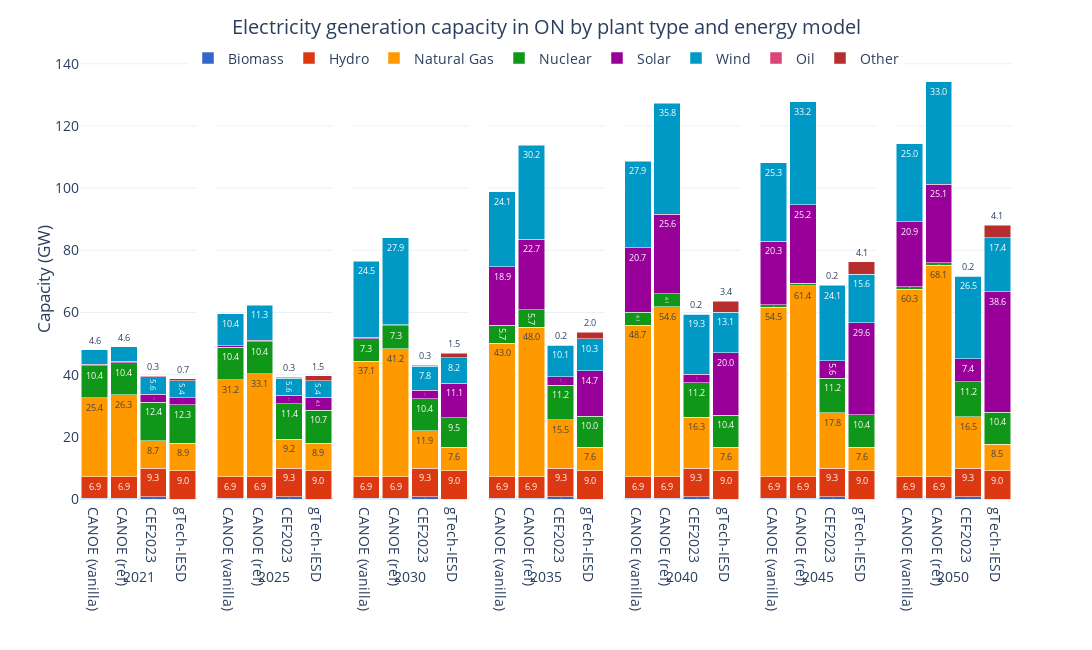

Notebook source saved alongside this figure:
### Code cell
bau23_cap['Capacity (GW)'] = bau23_cap['Capacity (MW)'] / 1E3
bau23_fig = bau23_cap[['Period', 'Plant Type', 'Capacity (GW)']].copy()
bau23_fig['Plant Type'] = bau23_fig['Plant Type'].replace({'Hydro / Wave / Tidal': 'Hydro', 'Biomass / Geothermal': 'Biomass', 'Uranium': 'Nuclear'})
ref_fig = ref_elccap[ref_elccap['Plant Type'] != 'Other'].groupby(['Period', 'Plant Type'], as_index=False).sum('Capacity (GW)')
vanilla_fig = vanilla_elccap[vanilla_elccap['Plant Type'] != 'Other'].groupby(['Period', 'Plant Type'], as_index=False).sum('Capacity (GW)')
gtech23_ref_cap['Capacity (GW)'] = gtech23_ref_cap['Capacity (MW)'] / 1E3
gtech23_fig = gtech23_ref_cap.copy()
gtech23_fig['Period'] = gtech23_fig['Period'].astype(str)

gtech23_fig['Source'] = 'gTech-IESD'
bau23_fig['Source'] = 'CEF2023'
ref_fig['Source'] = 'CANOE (ref)'
vanilla_fig['Source'] = 'CANOE (vanilla)'

fig_df = pd.concat([vanilla_fig[['Period', 'Plant Type', 'Capacity (GW)', 'Source']], ref_fig[['Period', 'Plant Type', 'Capacity (GW)', 'Source']], bau23_fig[['Period', 'Plant Type', 'Capacity (GW)', 'Source']], gtech23_fig[['Period', 'Plant Type', 'Capacity (GW)', 'Source']]])

fig = px.bar(fig_df, 
             x='Source', 
             y='Capacity (GW)', 
             color='Plant Type', 
             barmode='stack', 
             facet_col='Period',
             facet_col_spacing=2E-2,
             template='plotly_white',
             color_discrete_sequence=px.colors.qualitative.G10[:7] + px.colors.qualitative.G10[8:],
             text_auto='.1f',
             width=1200, height=650,
             )

fig.update_layout(title=dict(
        text='Electricity generation capacity in ON by plant type and energy model',
        x=0.5, 
        y=0.97,
        xanchor='center',
        yanchor='top'
    ),
    xaxis=dict(title='Period'),
    yaxis=dict(title='Capacity (GW)',
               dtick=20),
    yaxis_title_standoff=0,
    legend_title_text='',
    bargap=0.1,
    legend=dict(
        orientation='h',  
        yanchor='top',
        y=1.04,  
        xanchor='center',
        x=0.5),
    font=dict(
        # family="Open Sans",
        size=14)
    )

for annotation in fig.layout.annotations:
    annotation.text = annotation.text.split('=')[1]
    annotation.y = -0.15  
    annotation.yanchor = 'top' 

for axis in fig.layout:
    if axis.startswith('yaxis'):
        fig.layout[axis].dtick = 20

for axis in fig.layout:
    if axis.startswith('xaxis'):
        fig.layout[axis].title.text = ''

fig.for_each_trace(lambda trace: trace.update(textfont=dict(size=9)))

fig.show()

### Figure 1 — Plotly figure (JSON) as saved in the notebook; plotly's stock layout.template omitted (floating-point values rounded to 4 significant figures)
{"data": [{"alignmentgroup": "True", "hovertemplate": "Plant Type=Biomass<br>Period=2021<br>Source=%{x}<br>Capacity (GW)=%{y}<extra></extra>", "legendgroup": "Biomass", "marker": {"color": "#3366CC", "pattern": {"shape": ""}}, "name": "Biomass", "offsetgroup": "Biomass", "orientation": "v", "showlegend": true, "textfont": {"size": 9}, "textposition": "auto", "texttemplate": "%{y:.1f}", "type": "bar", "x": ["CANOE (vanilla)", "CANOE (ref)", "CEF2023"], "xaxis": "x", "y": [0.298, 0.298, 0.6986], "yaxis": "y"}, {"alignmentgroup": "True", "hovertemplate": "Plant Type=Biomass<br>Period=2025<br>Source=%{x}<br>Capacity (GW)=%{y}<extra></extra>", "legendgroup": "Biomass", "marker": {"color": "#3366CC", "pattern": {"shape": ""}}, "name": "Biomass", "offsetgroup": "Biomass", "orientation": "v", "showlegend": false, "textfont": {"size": 9}, "textposition": "auto", "texttemplate": "%{y:.1f}", "type": "bar", "x": ["CANOE (vanilla)", "CANOE (ref)", "CEF2023"], "xaxis": "x2", "y": [0.298, 0.298, 0.6986], "yaxis": "y2"}, {"alignmentgroup": "True", "hovertemplate": "Plant Type=Biomass<br>Period=2030<br>Source=%{x}<br>Capacity (GW)=%{y}<extra></extra>", "legendgroup": "Biomass", "marker": {"color": "#3366CC", "pattern": {"shape": ""}}, "name": "Biomass", "offsetgroup": "Biomass", "orientation": "v", "showlegend": false, "textfont": {"size": 9}, "textposition": "auto", "texttemplate": "%{y:.1f}", "type": "bar", "x": ["CANOE (vanilla)", "CANOE (ref)", "CEF2023"], "xaxis": "x3", "y": [0.298, 0.298, 0.6986], "yaxis": "y3"}, {"alignmentgroup": "True", "hovertemplate": "Plant Type=Biomass<br>Period=2035<br>Source=%{x}<br>Capacity (GW)=%{y}<extra></extra>", "legendgroup": "Biomass", "marker": {"color": "#3366CC", "pattern": {"shape": ""}}, "name": "Biomass", "offsetgroup": "Biomass", "orientation": "v", "showlegend": false, "textfont": {"size": 9}, "textposition": "auto", "texttemplate": "%{y:.1f}", "type": "bar", "x": ["CANOE (vanilla)", "CANOE (ref)", "CEF2023"], "xaxis": "x4", "y": [0.298, 0.298, 0.6986], "yaxis": "y4"}, {"alignmentgroup": "True", "hovertemplate": "Plant Type=Biomass<br>Period=2040<br>Source=%{x}<br>Capacity (GW)=%{y}<extra></extra>", "legendgroup": "Biomass", "marker": {"color": "#3366CC", "pattern": {"shape": ""}}, "name": "Biomass", "offsetgroup": "Biomass", "orientation": "v", "showlegend": false, "textfont": {"size": 9}, "textposition": "auto", "texttemplate": "%{y:.1f}", "type": "bar", "x": ["CANOE (vanilla)", "CANOE (ref)", "CEF2023"], "xaxis": "x5", "y": [0.298, 0.298, 0.6986], "yaxis": "y5"}, {"alignmentgroup": "True", "hovertemplate": "Plant Type=Biomass<br>Period=2045<br>Source=%{x}<br>Capacity (GW)=%{y}<extra></extra>", "legendgroup": "Biomass", "marker": {"color": "#3366CC", "pattern": {"shape": ""}}, "name": "Biomass", "offsetgroup": "Biomass", "orientation": "v", "showlegend": false, "textfont": {"size": 9}, "textposition": "auto", "texttemplate": "%{y:.1f}", "type": "bar", "x": ["CANOE (vanilla)", "CANOE (ref)", "CEF2023"], "xaxis": "x6", "y": [0.26, 0.26, 0.6986], "yaxis": "y6"}, {"alignmentgroup": "True", "hovertemplate": "Plant Type=Biomass<br>Period=2050<br>Source=%{x}<br>Capacity (GW)=%{y}<extra></extra>", "legendgroup": "Biomass", "marker": {"color": "#3366CC", "pattern": {"shape": ""}}, "name": "Biomass", "offsetgroup": "Biomass", "orientation": "v", "showlegend": false, "textfont": {"size": 9}, "textposition": "auto", "texttemplate": "%{y:.1f}", "type": "bar", "x": ["CANOE (vanilla)", "CANOE (ref)", "CEF2023"], "xaxis": "x7", "y": [0.26, 0.26, 0.6986], "yaxis": "y7"}, {"alignmentgroup": "True", "hovertemplate": "Plant Type=Hydro<br>Period=2021<br>Source=%{x}<br>Capacity (GW)=%{y}<extra></extra>", "legendgroup": "Hydro", "marker": {"color": "#DC3912", "pattern": {"shape": ""}}, "name": "Hydro", "offsetgroup": "Hydro", "orientation": "v", "showlegend": true, "textfont": {"size": 9}, "textposition": "auto", "texttemplate": "%{y:.1f}", "type": "bar", "x": ["CANOE (vanilla)", "CANOE (ref)", "CEF2023", "gTech-IESD"], "xaxis": "x", "y": [6.883, 6.883, 9.264, 9.023], "yaxis": "y"}, {"alignmentgroup": "True", "hovertemplate": "Plant Type=Hydro<br>Period=2025<br>Source=%{x}<br>Capacity (GW)=%{y}<extra></extra>", "legendgroup": "Hydro", "marker": {"color": "#DC3912", "pattern": {"shape": ""}}, "name": "Hydro", "offsetgroup": "Hydro", "orientation": "v", "showlegend": false, "textfont": {"size": 9}, "textposition": "auto", "texttemplate": "%{y:.1f}", "type": "bar", "x": ["CANOE (vanilla)", "CANOE (ref)", "CEF2023", "gTech-IESD"], "xaxis": "x2", "y": [6.883, 6.883, 9.264, 9.023], "yaxis": "y2"}, {"alignmentgroup": "True", "hovertemplate": "Plant Type=Hydro<br>Period=2030<br>Source=%{x}<br>Capacity (GW)=%{y}<extra></extra>", "legendgroup": "Hydro", "marker": {"color": "#DC3912", "pattern": {"shape": ""}}, "name": "Hydro", "offsetgroup": "Hydro", "orientation": "v", "showlegend": false, "textfont": {"size": 9}, "textposition": "auto", "texttemplate": "%{y:.1f}", "type": "bar", "x": ["CANOE (vanilla)", "CANOE (ref)", "CEF2023", "gTech-IESD"], "xaxis": "x3", "y": [6.883, 6.883, 9.264, 9.023], "yaxis": "y3"}, {"alignmentgroup": "True", "hovertemplate": "Plant Type=Hydro<br>Period=2035<br>Source=%{x}<br>Capacity (GW)=%{y}<extra></extra>", "legendgroup": "Hydro", "marker": {"color": "#DC3912", "pattern": {"shape": ""}}, "name": "Hydro", "offsetgroup": "Hydro", "orientation": "v", "showlegend": false, "textfont": {"size": 9}, "textposition": "auto", "texttemplate": "%{y:.1f}", "type": "bar", "x": ["CANOE (vanilla)", "CANOE (ref)", "CEF2023", "gTech-IESD"], "xaxis": "x4", "y": [6.883, 6.883, 9.264, 9.023], "yaxis": "y4"}, {"alignmentgroup": "True", "hovertemplate": "Plant Type=Hydro<br>Period=2040<br>Source=%{x}<br>Capacity (GW)=%{y}<extra></extra>", "legendgroup": "Hydro", "marker": {"color": "#DC3912", "pattern": {"shape": ""}}, "name": "Hydro", "offsetgroup": "Hydro", "orientation": "v", "showlegend": false, "textfont": {"size": 9}, "textposition": "auto", "texttemplate": "%{y:.1f}", "type": "bar", "x": ["CANOE (vanilla)", "CANOE (ref)", "CEF2023", "gTech-IESD"], "xaxis": "x5", "y": [6.883, 6.883, 9.264, 9.023], "yaxis": "y5"}, {"alignmentgroup": "True", "hovertemplate": "Plant Type=Hydro<br>Period=2045<br>Source=%{x}<br>Capacity (GW)=%{y}<extra></extra>", "legendgroup": "Hydro", "marker": {"color": "#DC3912", "pattern": {"shape": ""}}, "name": "Hydro", "offsetgroup": "Hydro", "orientation": "v", "showlegend": false, "textfont": {"size": 9}, "textposition": "auto", "texttemplate": "%{y:.1f}", "type": "bar", "x": ["CANOE (vanilla)", "CANOE (ref)", "CEF2023", "gTech-IESD"], "xaxis": "x6", "y": [6.883, 6.883, 9.264, 9.023], "yaxis": "y6"}, {"alignmentgroup": "True", "hovertemplate": "Plant Type=Hydro<br>Period=2050<br>Source=%{x}<br>Capacity (GW)=%{y}<extra></extra>", "legendgroup": "Hydro", "marker": {"color": "#DC3912", "pattern": {"shape": ""}}, "name": "Hydro", "offsetgroup": "Hydro", "orientation": "v", "showlegend": false, "textfont": {"size": 9}, "textposition": "auto", "texttemplate": "%{y:.1f}", "type": "bar", "x": ["CANOE (vanilla)", "CANOE (ref)", "CEF2023", "gTech-IESD"], "xaxis": "x7", "y": [6.883, 6.883, 9.264, 9.023], "yaxis": "y7"}, {"alignmentgroup": "True", "hovertemplate": "Plant Type=Natural Gas<br>Period=2021<br>Source=%{x}<br>Capacity (GW)=%{y}<extra></extra>", "legendgroup": "Natural Gas", "marker": {"color": "#FF9900", "pattern": {"shape": ""}}, "name": "Natural Gas", "offsetgroup": "Natural Gas", "orientation": "v", "showlegend": true, "textfont": {"size": 9}, "textposition": "auto", "texttemplate": "%{y:.1f}", "type": "bar", "x": ["CANOE (vanilla)", "CANOE (ref)", "CEF2023", "gTech-IESD"], "xaxis": "x", "y": [25.36, 26.31, 8.731, 8.881], "yaxis": "y"}, {"alignmentgroup": "True", "hovertemplate": "Plant Type=Natural Gas<br>Period=2025<br>Source=%{x}<br>Capacity (GW)=%{y}<extra></extra>", "legendgroup": "Natural Gas", "marker": {"color": "#FF9900", "pattern": {"shape": ""}}, "name": "Natural Gas", "offsetgroup": "Natural Gas", "orientation": "v", "showlegend": false, "textfont": {"size": 9}, "textposition": "auto", "texttemplate": "%{y:.1f}", "type": "bar", "x": ["CANOE (vanilla)", "CANOE (ref)", "CEF2023", "gTech-IESD"], "xaxis": "x2", "y": [31.24, 33.1, 9.242, 8.881], "yaxis": "y2"}, {"alignmentgroup": "True", "hovertemplate": "Plant Type=Natural Gas<br>Period=2030<br>Source=%{x}<br>Capacity (GW)=%{y}<extra></extra>", "legendgroup": "Natural Gas", "marker": {"color": "#FF9900", "pattern": {"shape": ""}}, "name": "Natural Gas", "offsetgroup": "Natural Gas", "orientation": "v", "showlegend": false, "textfont": {"size": 9}, "textposition": "auto", "texttemplate": "%{y:.1f}", "type": "bar", "x": ["CANOE (vanilla)", "CANOE (ref)", "CEF2023", "gTech-IESD"], "xaxis": "x3", "y": [37.11, 41.2, 11.93, 7.562], "yaxis": "y3"}, {"alignmentgroup": "True", "hovertemplate": "Plant Type=Natural Gas<br>Period=2035<br>Source=%{x}<br>Capacity (GW)=%{y}<extra></extra>", "legendgroup": "Natural Gas", "marker": {"color": "#FF9900", "pattern": {"shape": ""}}, "name": "Natural Gas", "offsetgroup": "Natural Gas", "orientation": "v", "showlegend": false, "textfont": {"size": 9}, "textposition": "auto", "texttemplate": "%{y:.1f}", "type": "bar", "x": ["CANOE (vanilla)", "CANOE (ref)", "CEF2023", "gTech-IESD"], "xaxis": "x4", "y": [42.98, 47.99, 15.51, 7.562], "yaxis": "y4"}, {"alignmentgroup": "True", "hovertemplate": "Plant Type=Natural Gas<br>Period=2040<br>Source=%{x}<br>Capacity (GW)=%{y}<extra></extra>", "legendgroup": "Natural Gas", "marker": {"color": "#FF9900", "pattern": {"shape": ""}}, "name": "Natural Gas", "offsetgroup": "Natural Gas", "orientation": "v", "showlegend": false, "textfont": {"size": 9}, "textposition": "auto", "texttemplate": "%{y:.1f}", "type": "bar", "x": ["CANOE (vanilla)", "CANOE (ref)", "CEF2023", "gTech-IESD"], "xaxis": "x5", "y": [48.71, 54.64, 16.26, 7.562], "yaxis": "y5"}, {"alignmentgroup": "True", "hovertemplate": "Plant Type=Natural Gas<br>Period=2045<br>Source=%{x}<br>Capacity (GW)=%{y}<extra></extra>", "legendgroup": "Natural Gas", "marker": {"color": "#FF9900", "pattern": {"shape": ""}}, "name": "Natural Gas", "offsetgroup": "Natural Gas", "orientation": "v", "showlegend": false, "textfont": {"size": 9}, "textposition": "auto", "texttemplate": "%{y:.1f}", "type": "bar", "x": ["CANOE (vanilla)", "CANOE (ref)", "CEF2023", "gTech-IESD"], "xaxis": "x6", "y": [54.53, 61.38, 17.75, 7.619], "yaxis": "y6"}, {"alignmentgroup": "True", "hovertemplate": "Plant Type=Natural Gas<br>Period=2050<br>Source=%{x}<br>Capacity (GW)=%{y}<extra></extra>", "legendgroup": "Natural Gas", "marker": {"color": "#FF9900", "pattern": {"shape": ""}}, "name": "Natural Gas", "offsetgroup": "Natural Gas", "orientation": "v", "showlegend": false, "textfont": {"size": 9}, "textposition": "auto", "texttemplate": "%{y:.1f}", "type": "bar", "x": ["CANOE (vanilla)", "CANOE (ref)", "CEF2023", "gTech-IESD"], "xaxis": "x7", "y": [60.28, 68.05, 16.5, 8.526], "yaxis": "y7"}, {"alignmentgroup": "True", "hovertemplate": "Plant Type=Nuclear<br>Period=2021<br>Source=%{x}<br>Capacity (GW)=%{y}<extra></extra>", "legendgroup": "Nuclear", "marker": {"color": "#109618", "pattern": {"shape": ""}}, "name": "Nuclear", "offsetgroup": "Nuclear", "orientation": "v", "showlegend": true, "textfont": {"size": 9}, "textposition": "auto", "texttemplate": "%{y:.1f}", "type": "bar", "x": ["CANOE (vanilla)", "CANOE (ref)", "CEF2023", "gTech-IESD"], "xaxis": "x", "y": [10.38, 10.38, 12.38, 12.34], "yaxis": "y"}, {"alignmentgroup": "True", "hovertemplate": "Plant Type=Nuclear<br>Period=2025<br>Source=%{x}<br>Capacity (GW)=%{y}<extra></extra>", "legendgroup": "Nuclear", "marker": {"color": "#109618", "pattern": {"shape": ""}}, "name": "Nuclear", "offsetgroup": "Nuclear", "orientation": "v", "showlegend": false, "textfont": {"size": 9}, "textposition": "auto", "texttemplate": "%{y:.1f}", "type": "bar", "x": ["CANOE (vanilla)", "CANOE (ref)", "CEF2023", "gTech-IESD"], "xaxis": "x2", "y": [10.38, 10.38, 11.45, 10.68], "yaxis": "y2"}, {"alignmentgroup": "True", "hovertemplate": "Plant Type=Nuclear<br>Period=2030<br>Source=%{x}<br>Capacity (GW)=%{y}<extra></extra>", "legendgroup": "Nuclear", "marker": {"color": "#109618", "pattern": {"shape": ""}}, "name": "Nuclear", "offsetgroup": "Nuclear", "orientation": "v", "showlegend": false, "textfont": {"size": 9}, "textposition": "auto", "texttemplate": "%{y:.1f}", "type": "bar", "x": ["CANOE (vanilla)", "CANOE (ref)", "CEF2023", "gTech-IESD"], "xaxis": "x3", "y": [7.275, 7.275, 10.36, 9.542], "yaxis": "y3"}, {"alignmentgroup": "True", "hovertemplate": "Plant Type=Nuclear<br>Period=2035<br>Source=%{x}<br>Capacity (GW)=%{y}<extra></extra>", "legendgroup": "Nuclear", "marker": {"color": "#109618", "pattern": {"shape": ""}}, "name": "Nuclear", "offsetgroup": "Nuclear", "orientation": "v", "showlegend": false, "textfont": {"size": 9}, "textposition": "auto", "texttemplate": "%{y:.1f}", "type": "bar", "x": ["CANOE (vanilla)", "CANOE (ref)", "CEF2023", "gTech-IESD"], "xaxis": "x4", "y": [5.717, 5.717, 11.2, 9.971], "yaxis": "y4"}, {"alignmentgroup": "True", "hovertemplate": "Plant Type=Nuclear<br>Period=2040<br>Source=%{x}<br>Capacity (GW)=%{y}<extra></extra>", "legendgroup": "Nuclear", "marker": {"color": "#109618", "pattern": {"shape": ""}}, "name": "Nuclear", "offsetgroup": "Nuclear", "orientation": "v", "showlegend": false, "textfont": {"size": 9}, "textposition": "auto", "texttemplate": "%{y:.1f}", "type": "bar", "x": ["CANOE (vanilla)", "CANOE (ref)", "CEF2023", "gTech-IESD"], "xaxis": "x5", "y": [4.149, 4.149, 11.2, 10.4], "yaxis": "y5"}, {"alignmentgroup": "True", "hovertemplate": "Plant Type=Nuclear<br>Period=2045<br>Source=%{x}<br>Capacity (GW)=%{y}<extra></extra>", "legendgroup": "Nuclear", "marker": {"color": "#109618", "pattern": {"shape": ""}}, "name": "Nuclear", "offsetgroup": "Nuclear", "orientation": "v", "showlegend": false, "textfont": {"size": 9}, "textposition": "auto", "texttemplate": "%{y:.1f}", "type": "bar", "x": ["CANOE (vanilla)", "CANOE (ref)", "CEF2023", "gTech-IESD"], "xaxis": "x6", "y": [0.881, 0.881, 11.2, 10.4], "yaxis": "y6"}, {"alignmentgroup": "True", "hovertemplate": "Plant Type=Nuclear<br>Period=2050<br>Source=%{x}<br>Capacity (GW)=%{y}<extra></extra>", "legendgroup": "Nuclear", "marker": {"color": "#109618", "pattern": {"shape": ""}}, "name": "Nuclear", "offsetgroup": "Nuclear", "orientation": "v", "showlegend": false, "textfont": {"size": 9}, "textposition": "auto", "texttemplate": "%{y:.1f}", "type": "bar", "x": ["CANOE (vanilla)", "CANOE (ref)", "CEF2023", "gTech-IESD"], "xaxis": "x7", "y": [0.881, 0.881, 11.2, 10.4], "yaxis": "y7"}, {"alignmentgroup": "True", "hovertemplate": "Plant Type=Solar<br>Period=2021<br>Source=%{x}<br>Capacity (GW)=%{y}<extra></extra>", "legendgroup": "Solar", "marker": {"color": "#990099", "pattern": {"shape": ""}}, "name": "Solar", "offsetgroup": "Solar", "orientation": "v", "showlegend": true, "textfont": {"size": 9}, "textposition": "auto", "texttemplate": "%{y:.1f}", "type": "bar", "x": ["CANOE (vanilla)", "CANOE (ref)", "CEF2023", "gTech-IESD"], "xaxis": "x", "y": [0.4784, 0.4784, 2.669, 2.317], "yaxis": "y"}, {"alignmentgroup": "True", "hovertemplate": "Plant Type=Solar<br>Period=2025<br>Source=%{x}<br>Capacity (GW)=%{y}<extra></extra>", "legendgroup": "Solar", "marker": {"color": "#990099", "pattern": {"shape": ""}}, "name": "Solar", "offsetgroup": "Solar", "orientation": "v", "showlegend": false, "textfont": {"size": 9}, "textposition": "auto", "texttemplate": "%{y:.1f}", "type": "bar", "x": ["CANOE (vanilla)", "CANOE (ref)", "CEF2023", "gTech-IESD"], "xaxis": "x2", "y": [0.4788, 0.4789, 2.669, 4.1], "yaxis": "y2"}, {"alignmentgroup": "True", "hovertemplate": "Plant Type=Solar<br>Period=2030<br>Source=%{x}<br>Capacity (GW)=%{y}<extra></extra>", "legendgroup": "Solar", "marker": {"color": "#990099", "pattern": {"shape": ""}}, "name": "Solar", "offsetgroup": "Solar", "orientation": "v", "showlegend": false, "textfont": {"size": 9}, "textposition": "auto", "texttemplate": "%{y:.1f}", "type": "bar", "x": ["CANOE (vanilla)", "CANOE (ref)", "CEF2023", "gTech-IESD"], "xaxis": "x3", "y": [0.4799, 0.48, 2.669, 11.12], "yaxis": "y3"}, {"alignmentgroup": "True", "hovertemplate": "Plant Type=Solar<br>Period=2035<br>Source=%{x}<br>Capacity (GW)=%{y}<extra></extra>", "legendgroup": "Solar", "marker": {"color": "#990099", "pattern": {"shape": ""}}, "name": "Solar", "offsetgroup": "Solar", "orientation": "v", "showlegend": false, "textfont": {"size": 9}, "textposition": "auto", "texttemplate": "%{y:.1f}", "type": "bar", "x": ["CANOE (vanilla)", "CANOE (ref)", "CEF2023", "gTech-IESD"], "xaxis": "x4", "y": [18.88, 22.72, 2.669, 14.7], "yaxis": "y4"}, {"alignmentgroup": "True", "hovertemplate": "Plant Type=Solar<br>Period=2040<br>Source=%{x}<br>Capacity (GW)=%{y}<extra></extra>", "legendgroup": "Solar", "marker": {"color": "#990099", "pattern": {"shape": ""}}, "name": "Solar", "offsetgroup": "Solar", "orientation": "v", "showlegend": false, "textfont": {"size": 9}, "textposition": "auto", "texttemplate": "%{y:.1f}", "type": "bar", "x": ["CANOE (vanilla)", "CANOE (ref)", "CEF2023", "gTech-IESD"], "xaxis": "x5", "y": [20.72, 25.59, 2.669, 20.03], "yaxis": "y5"}, {"alignmentgroup": "True", "hovertemplate": "Plant Type=Solar<br>Period=2045<br>Source=%{x}<br>Capacity (GW)=%{y}<extra></extra>", "legendgroup": "Solar", "marker": {"color": "#990099", "pattern": {"shape": ""}}, "name": "Solar", "offsetgroup": "Solar", "orientation": "v", "showlegend": false, "textfont": {"size": 9}, "textposition": "auto", "texttemplate": "%{y:.1f}", "type": "bar", "x": ["CANOE (vanilla)", "CANOE (ref)", "CEF2023", "gTech-IESD"], "xaxis": "x6", "y": [20.34, 25.21, 5.587, 29.64], "yaxis": "y6"}, {"alignmentgroup": "True", "hovertemplate": "Plant Type=Solar<br>Period=2050<br>Source=%{x}<br>Capacity (GW)=%{y}<extra></extra>", "legendgroup": "Solar", "marker": {"color": "#990099", "pattern": {"shape": ""}}, "name": "Solar", "offsetgroup": "Solar", "orientation": "v", "showlegend": false, "textfont": {"size": 9}, "textposition": "auto", "texttemplate": "%{y:.1f}", "type": "bar", "x": ["CANOE (vanilla)", "CANOE (ref)", "CEF2023", "gTech-IESD"], "xaxis": "x7", "y": [20.88, 25.12, 7.427, 38.65], "yaxis": "y7"}, {"alignmentgroup": "True", "hovertemplate": "Plant Type=Wind<br>Period=2021<br>Source=%{x}<br>Capacity (GW)=%{y}<extra></extra>", "legendgroup": "Wind", "marker": {"color": "#0099C6", "pattern": {"shape": ""}}, "name": "Wind", "offsetgroup": "Wind", "orientation": "v", "showlegend": true, "textfont": {"size": 9}, "textposition": "auto", "texttemplate": "%{y:.1f}", "type": "bar", "x": ["CANOE (vanilla)", "CANOE (ref)", "CEF2023", "gTech-IESD"], "xaxis": "x", "y": [4.566, 4.566, 5.575, 5.436], "yaxis": "y"}, {"alignmentgroup": "True", "hovertemplate": "Plant Type=Wind<br>Period=2025<br>Source=%{x}<br>Capacity (GW)=%{y}<extra></extra>", "legendgroup": "Wind", "marker": {"color": "#0099C6", "pattern": {"shape": ""}}, "name": "Wind", "offsetgroup": "Wind", "orientation": "v", "showlegend": false, "textfont": {"size": 9}, "textposition": "auto", "texttemplate": "%{y:.1f}", "type": "bar", "x": ["CANOE (vanilla)", "CANOE (ref)", "CEF2023", "gTech-IESD"], "xaxis": "x2", "y": [10.35, 11.27, 5.575, 5.436], "yaxis": "y2"}, {"alignmentgroup": "True", "hovertemplate": "Plant Type=Wind<br>Period=2030<br>Source=%{x}<br>Capacity (GW)=%{y}<extra></extra>", "legendgroup": "Wind", "marker": {"color": "#0099C6", "pattern": {"shape": ""}}, "name": "Wind", "offsetgroup": "Wind", "orientation": "v", "showlegend": false, "textfont": {"size": 9}, "textposition": "auto", "texttemplate": "%{y:.1f}", "type": "bar", "x": ["CANOE (vanilla)", "CANOE (ref)", "CEF2023", "gTech-IESD"], "xaxis": "x3", "y": [24.51, 27.92, 7.792, 8.179], "yaxis": "y3"}, {"alignmentgroup": "True", "hovertemplate": "Plant Type=Wind<br>Period=2035<br>Source=%{x}<br>Capacity (GW)=%{y}<extra></extra>", "legendgroup": "Wind", "marker": {"color": "#0099C6", "pattern": {"shape": ""}}, "name": "Wind", "offsetgroup": "Wind", "orientation": "v", "showlegend": false, "textfont": {"size": 9}, "textposition": "auto", "texttemplate": "%{y:.1f}", "type": "bar", "x": ["CANOE (vanilla)", "CANOE (ref)", "CEF2023", "gTech-IESD"], "xaxis": "x4", "y": [24.11, 30.2, 10.07, 10.29], "yaxis": "y4"}, {"alignmentgroup": "True", "hovertemplate": "Plant Type=Wind<br>Period=2040<br>Source=%{x}<br>Capacity (GW)=%{y}<extra></extra>", "legendgroup": "Wind", "marker": {"color": "#0099C6", "pattern": {"shape": ""}}, "name": "Wind", "offsetgroup": "Wind", "orientation": "v", "showlegend": false, "textfont": {"size": 9}, "textposition": "auto", "texttemplate": "%{y:.1f}", "type": "bar", "x": ["CANOE (vanilla)", "CANOE (ref)", "CEF2023", "gTech-IESD"], "xaxis": "x5", "y": [27.86, 35.8, 19.27, 13.1], "yaxis": "y5"}, {"alignmentgroup": "True", "hovertemplate": "Plant Type=Wind<br>Period=2045<br>Source=%{x}<br>Capacity (GW)=%{y}<extra></extra>", "legendgroup": "Wind", "marker": {"color": "#0099C6", "pattern": {"shape": ""}}, "name": "Wind", "offsetgroup": "Wind", "orientation": "v", "showlegend": false, "textfont": {"size": 9}, "textposition": "auto", "texttemplate": "%{y:.1f}", "type": "bar", "x": ["CANOE (vanilla)", "CANOE (ref)", "CEF2023", "gTech-IESD"], "xaxis": "x6", "y": [25.26, 33.19, 24.12, 15.65], "yaxis": "y6"}, {"alignmentgroup": "True", "hovertemplate": "Plant Type=Wind<br>Period=2050<br>Source=%{x}<br>Capacity (GW)=%{y}<extra></extra>", "legendgroup": "Wind", "marker": {"color": "#0099C6", "pattern": {"shape": ""}}, "name": "Wind", "offsetgroup": "Wind", "orientation": "v", "showlegend": false, "textfont": {"size": 9}, "textposition": "auto", "texttemplate": "%{y:.1f}", "type": "bar", "x": ["CANOE (vanilla)", "CANOE (ref)", "CEF2023", "gTech-IESD"], "xaxis": "x7", "y": [25.03, 32.96, 26.54, 17.42], "yaxis": "y7"}, {"alignmentgroup": "True", "hovertemplate": "Plant Type=Oil<br>Period=2021<br>Source=%{x}<br>Capacity (GW)=%{y}<extra></extra>", "legendgroup": "Oil", "marker": {"color": "#DD4477", "pattern": {"shape": ""}}, "name": "Oil", "offsetgroup": "Oil", "orientation": "v", "showlegend": true, "textfont": {"size": 9}, "textposition": "auto", "texttemplate": "%{y:.1f}", "type": "bar", "x": ["CEF2023"], "xaxis": "x", "y": [0.2505], "yaxis": "y"}, {"alignmentgroup": "True", "hovertemplate": "Plant Type=Oil<br>Period=2025<br>Source=%{x}<br>Capacity (GW)=%{y}<extra></extra>", "legendgroup": "Oil", "marker": {"color": "#DD4477", "pattern": {"shape": ""}}, "name": "Oil", "offsetgroup": "Oil", "orientation": "v", "showlegend": false, "textfont": {"size": 9}, "textposition": "auto", "texttemplate": "%{y:.1f}", "type": "bar", "x": ["CEF2023"], "xaxis": "x2", "y": [0.2505], "yaxis": "y2"}, {"alignmentgroup": "True", "hovertemplate": "Plant Type=Oil<br>Period=2030<br>Source=%{x}<br>Capacity (GW)=%{y}<extra></extra>", "legendgroup": "Oil", "marker": {"color": "#DD4477", "pattern": {"shape": ""}}, "name": "Oil", "offsetgroup": "Oil", "orientation": "v", "showlegend": false, "textfont": {"size": 9}, "textposition": "auto", "texttemplate": "%{y:.1f}", "type": "bar", "x": ["CEF2023"], "xaxis": "x3", "y": [0.2505], "yaxis": "y3"}, {"alignmentgroup": "True", "hovertemplate": "Plant Type=Oil<br>Period=2035<br>Source=%{x}<br>Capacity (GW)=%{y}<extra></extra>", "legendgroup": "Oil", "marker": {"color": "#DD4477", "pattern": {"shape": ""}}, "name": "Oil", "offsetgroup": "Oil", "orientation": "v", "showlegend": false, "textfont": {"size": 9}, "textposition": "auto", "texttemplate": "%{y:.1f}", "type": "bar", "x": ["CEF2023"], "xaxis": "x4", "y": [0.2284], "yaxis": "y4"}, {"alignmentgroup": "True", "hovertemplate": "Plant Type=Oil<br>Period=2040<br>Source=%{x}<br>Capacity (GW)=%{y}<extra></extra>", "legendgroup": "Oil", "marker": {"color": "#DD4477", "pattern": {"shape": ""}}, "name": "Oil", "offsetgroup": "Oil", "orientation": "v", "showlegend": false, "textfont": {"size": 9}, "textposition": "auto", "texttemplate": "%{y:.1f}", "type": "bar", "x": ["CEF2023"], "xaxis": "x5", "y": [0.2284], "yaxis": "y5"}, {"alignmentgroup": "True", "hovertemplate": "Plant Type=Oil<br>Period=2045<br>Source=%{x}<br>Capacity (GW)=%{y}<extra></extra>", "legendgroup": "Oil", "marker": {"color": "#DD4477", "pattern": {"shape": ""}}, "name": "Oil", "offsetgroup": "Oil", "orientation": "v", "showlegend": false, "textfont": {"size": 9}, "textposition": "auto", "texttemplate": "%{y:.1f}", "type": "bar", "x": ["CEF2023"], "xaxis": "x6", "y": [0.2284], "yaxis": "y6"}, {"alignmentgroup": "True", "hovertemplate": "Plant Type=Oil<br>Period=2050<br>Source=%{x}<br>Capacity (GW)=%{y}<extra></extra>", "legendgroup": "Oil", "marker": {"color": "#DD4477", "pattern": {"shape": ""}}, "name": "Oil", "offsetgroup": "Oil", "orientation": "v", "showlegend": false, "textfont": {"size": 9}, "textposition": "auto", "texttemplate": "%{y:.1f}", "type": "bar", "x": ["CEF2023"], "xaxis": "x7", "y": [0.2284], "yaxis": "y7"}, {"alignmentgroup": "True", "hovertemplate": "Plant Type=Other<br>Period=2021<br>Source=%{x}<br>Capacity (GW)=%{y}<extra></extra>", "legendgroup": "Other", "marker": {"color": "#B82E2E", "pattern": {"shape": ""}}, "name": "Other", "offsetgroup": "Other", "orientation": "v", "showlegend": true, "textfont": {"size": 9}, "textposition": "auto", "texttemplate": "%{y:.1f}", "type": "bar", "x": ["gTech-IESD"], "xaxis": "x", "y": [0.6837], "yaxis": "y"}, {"alignmentgroup": "True", "hovertemplate": "Plant Type=Other<br>Period=2025<br>Source=%{x}<br>Capacity (GW)=%{y}<extra></extra>", "legendgroup": "Other", "marker": {"color": "#B82E2E", "pattern": {"shape": ""}}, "name": "Other", "offsetgroup": "Other", "orientation": "v", "showlegend": false, "textfont": {"size": 9}, "textposition": "auto", "texttemplate": "%{y:.1f}", "type": "bar", "x": ["gTech-IESD"], "xaxis": "x2", "y": [1.507], "yaxis": "y2"}, {"alignmentgroup": "True", "hovertemplate": "Plant Type=Other<br>Period=2030<br>Source=%{x}<br>Capacity (GW)=%{y}<extra></extra>", "legendgroup": "Other", "marker": {"color": "#B82E2E", "pattern": {"shape": ""}}, "name": "Other", "offsetgroup": "Other", "orientation": "v", "showlegend": false, "textfont": {"size": 9}, "textposition": "auto", "texttemplate": "%{y:.1f}", "type": "bar", "x": ["gTech-IESD"], "xaxis": "x3", "y": [1.483], "yaxis": "y3"}, {"alignmentgroup": "True", "hovertemplate": "Plant Type=Other<br>Period=2035<br>Source=%{x}<br>Capacity (GW)=%{y}<extra></extra>", "legendgroup": "Other", "marker": {"color": "#B82E2E", "pattern": {"shape": ""}}, "name": "Other", "offsetgroup": "Other", "orientation": "v", "showlegend": false, "textfont": {"size": 9}, "textposition": "auto", "texttemplate": "%{y:.1f}", "type": "bar", "x": ["gTech-IESD"], "xaxis": "x4", "y": [2.037], "yaxis": "y4"}, {"alignmentgroup": "True", "hovertemplate": "Plant Type=Other<br>Period=2040<br>Source=%{x}<br>Capacity (GW)=%{y}<extra></extra>", "legendgroup": "Other", "marker": {"color": "#B82E2E", "pattern": {"shape": ""}}, "name": "Other", "offsetgroup": "Other", "orientation": "v", "showlegend": false, "textfont": {"size": 9}, "textposition": "auto", "texttemplate": "%{y:.1f}", "type": "bar", "x": ["gTech-IESD"], "xaxis": "x5", "y": [3.427], "yaxis": "y5"}, {"alignmentgroup": "True", "hovertemplate": "Plant Type=Other<br>Period=2045<br>Source=%{x}<br>Capacity (GW)=%{y}<extra></extra>", "legendgroup": "Other", "marker": {"color": "#B82E2E", "pattern": {"shape": ""}}, "name": "Other", "offsetgroup": "Other", "orientation": "v", "showlegend": false, "textfont": {"size": 9}, "textposition": "auto", "texttemplate": "%{y:.1f}", "type": "bar", "x": ["gTech-IESD"], "xaxis": "x6", "y": [4.065], "yaxis": "y6"}, {"alignmentgroup": "True", "hovertemplate": "Plant Type=Other<br>Period=2050<br>Source=%{x}<br>Capacity (GW)=%{y}<extra></extra>", "legendgroup": "Other", "marker": {"color": "#B82E2E", "pattern": {"shape": ""}}, "name": "Other", "offsetgroup": "Other", "orientation": "v", "showlegend": false, "textfont": {"size": 9}, "textposition": "auto", "texttemplate": "%{y:.1f}", "type": "bar", "x": ["gTech-IESD"], "xaxis": "x7", "y": [4.094], "yaxis": "y7"}], "layout": {"annotations": [{"font": {}, "showarrow": false, "text": "2021", "x": 0.06286, "xanchor": "center", "xref": "paper", "y": -0.15, "yanchor": "top", "yref": "paper"}, {"font": {}, "showarrow": false, "text": "2025", "x": 0.2086, "xanchor": "center", "xref": "paper", "y": -0.15, "yanchor": "top", "yref": "paper"}, {"font": {}, "showarrow": false, "text": "2030", "x": 0.3543, "xanchor": "center", "xref": "paper", "y": -0.15, "yanchor": "top", "yref": "paper"}, {"font": {}, "showarrow": false, "text": "2035", "x": 0.5, "xanchor": "center", "xref": "paper", "y": -0.15, "yanchor": "top", "yref": "paper"}, {"font": {}, "showarrow": false, "text": "2040", "x": 0.6457, "xanchor": "center", "xref": "paper", "y": -0.15, "yanchor": "top", "yref": "paper"}, {"font": {}, "showarrow": false, "text": "2045", "x": 0.7914, "xanchor": "center", "xref": "paper", "y": -0.15, "yanchor": "top", "yref": "paper"}, {"font": {}, "showarrow": false, "text": "2050", "x": 0.9371, "xanchor": "center", "xref": "paper", "y": -0.15, "yanchor": "top", "yref": "paper"}], "bargap": 0.1, "barmode": "stack", "font": {"size": 14}, "height": 650, "legend": {"orientation": "h", "title": {"text": ""}, "tracegroupgap": 0, "x": 0.5, "xanchor": "center", "y": 1.04, "yanchor": "top"}, "margin": {"t": 60}, "title": {"text": "Electricity generation capacity in ON by plant type and energy model", "x": 0.5, "xanchor": "center", "y": 0.97, "yanchor": "top"}, "width": 1200, "xaxis": {"anchor": "y", "domain": [0, 0.1257], "title": {"text": ""}}, "xaxis2": {"anchor": "y2", "domain": [0.1457, 0.2714], "matches": "x", "title": {"text": ""}}, "xaxis3": {"anchor": "y3", "domain": [0.2914, 0.4171], "matches": "x", "title": {"text": ""}}, "xaxis4": {"anchor": "y4", "domain": [0.4371, 0.5629], "matches": "x", "title": {"text": ""}}, "xaxis5": {"anchor": "y5", "domain": [0.5829, 0.7086], "matches": "x", "title": {"text": ""}}, "xaxis6": {"anchor": "y6", "domain": [0.7286, 0.8543], "matches": "x", "title": {"text": ""}}, "xaxis7": {"anchor": "y7", "domain": [0.8743, 1.0], "matches": "x", "title": {"text": ""}}, "yaxis": {"anchor": "x", "domain": [0, 1], "dtick": 20, "title": {"standoff": 0, "text": "Capacity (GW)"}}, "yaxis2": {"anchor": "x2", "domain": [0, 1], "dtick": 20, "matches": "y", "showticklabels": false}, "yaxis3": {"anchor": "x3", "domain": [0, 1], "dtick": 20, "matches": "y", "showticklabels": false}, "yaxis4": {"anchor": "x4", "domain": [0, 1], "dtick": 20, "matches": "y", "showticklabels": false}, "yaxis5": {"anchor": "x5", "domain": [0, 1], "dtick": 20, "matches": "y", "showticklabels": false}, "yaxis6": {"anchor": "x6", "domain": [0, 1], "dtick": 20, "matches": "y", "showticklabels": false}, "yaxis7": {"anchor": "x7", "domain": [0, 1], "dtick": 20, "matches": "y", "showticklabels": false}}}
